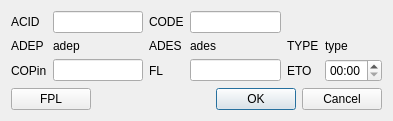
<?xml version="1.0" encoding="UTF-8"?>
<ui version="4.0">
 <class>ACTDialog</class>
 <widget class="QDialog" name="ACTDialog">
  <property name="geometry">
   <rect>
    <x>0</x>
    <y>0</y>
    <width>393</width>
    <height>116</height>
   </rect>
  </property>
  <property name="windowTitle">
   <string>ACT</string>
  </property>
  <layout class="QVBoxLayout" name="verticalLayout">
   <item>
    <layout class="QGridLayout" name="gridLayout">
     <item row="0" column="0">
      <widget class="QLabel" name="label">
       <property name="text">
        <string>ACID</string>
       </property>
      </widget>
     </item>
     <item row="0" column="1">
      <widget class="QLineEdit" name="editACID">
       <property name="minimumSize">
        <size>
         <width>70</width>
         <height>0</height>
        </size>
       </property>
      </widget>
     </item>
     <item row="0" column="2">
      <widget class="QLabel" name="label_2">
       <property name="text">
        <string>CODE</string>
       </property>
      </widget>
     </item>
     <item row="0" column="3">
      <widget class="QLineEdit" name="editCODE">
       <property name="minimumSize">
        <size>
         <width>40</width>
         <height>0</height>
        </size>
       </property>
      </widget>
     </item>
     <item row="1" column="0">
      <widget class="QLabel" name="label_6">
       <property name="text">
        <string>ADEP</string>
       </property>
      </widget>
     </item>
     <item row="1" column="1">
      <widget class="QLabel" name="labelADEP">
       <property name="text">
        <string>adep</string>
       </property>
      </widget>
     </item>
     <item row="1" column="2">
      <widget class="QLabel" name="label_7">
       <property name="text">
        <string>ADES</string>
       </property>
      </widget>
     </item>
     <item row="1" column="3">
      <widget class="QLabel" name="labelADES">
       <property name="text">
        <string>ades</string>
       </property>
      </widget>
     </item>
     <item row="1" column="4">
      <widget class="QLabel" name="label_4">
       <property name="text">
        <string>TYPE</string>
       </property>
      </widget>
     </item>
     <item row="1" column="5">
      <widget class="QLabel" name="labelTYPE">
       <property name="minimumSize">
        <size>
         <width>40</width>
         <height>0</height>
        </size>
       </property>
       <property name="text">
        <string>type</string>
       </property>
      </widget>
     </item>
     <item row="2" column="0">
      <widget class="QLabel" name="labelCOPin">
       <property name="text">
        <string>COPin</string>
       </property>
      </widget>
     </item>
     <item row="2" column="1">
      <widget class="QLineEdit" name="editCOPin"/>
     </item>
     <item row="2" column="2">
      <widget class="QLabel" name="label_5">
       <property name="text">
        <string>FL</string>
       </property>
      </widget>
     </item>
     <item row="2" column="3">
      <widget class="QLineEdit" name="editFL"/>
     </item>
     <item row="2" column="4">
      <widget class="QLabel" name="label_3">
       <property name="text">
        <string>ETO</string>
       </property>
      </widget>
     </item>
     <item row="2" column="5">
      <widget class="QTimeEdit" name="timeETO">
       <property name="displayFormat">
        <string notr="true">hh:mm</string>
       </property>
      </widget>
     </item>
    </layout>
   </item>
   <item>
    <layout class="QHBoxLayout" name="horizontalLayout">
     <item>
      <widget class="QPushButton" name="pushButtonFPL">
       <property name="text">
        <string>FPL</string>
       </property>
      </widget>
     </item>
     <item>
      <spacer name="horizontalSpacer">
       <property name="orientation">
        <enum>Qt::Horizontal</enum>
       </property>
       <property name="sizeHint" stdset="0">
        <size>
         <width>40</width>
         <height>20</height>
        </size>
       </property>
      </spacer>
     </item>
     <item>
      <widget class="QDialogButtonBox" name="buttonBox">
       <property name="orientation">
        <enum>Qt::Horizontal</enum>
       </property>
       <property name="standardButtons">
        <set>QDialogButtonBox::Cancel|QDialogButtonBox::Ok</set>
       </property>
      </widget>
     </item>
    </layout>
   </item>
  </layout>
 </widget>
 <tabstops>
  <tabstop>editACID</tabstop>
  <tabstop>editCODE</tabstop>
  <tabstop>editCOPin</tabstop>
  <tabstop>editFL</tabstop>
  <tabstop>timeETO</tabstop>
  <tabstop>buttonBox</tabstop>
 </tabstops>
 <resources/>
 <connections>
  <connection>
   <sender>buttonBox</sender>
   <signal>accepted()</signal>
   <receiver>ACTDialog</receiver>
   <slot>accept()</slot>
   <hints>
    <hint type="sourcelabel">
     <x>248</x>
     <y>254</y>
    </hint>
    <hint type="destinationlabel">
     <x>157</x>
     <y>274</y>
    </hint>
   </hints>
  </connection>
  <connection>
   <sender>buttonBox</sender>
   <signal>rejected()</signal>
   <receiver>ACTDialog</receiver>
   <slot>reject()</slot>
   <hints>
    <hint type="sourcelabel">
     <x>316</x>
     <y>260</y>
    </hint>
    <hint type="destinationlabel">
     <x>286</x>
     <y>274</y>
    </hint>
   </hints>
  </connection>
 </connections>
</ui>
